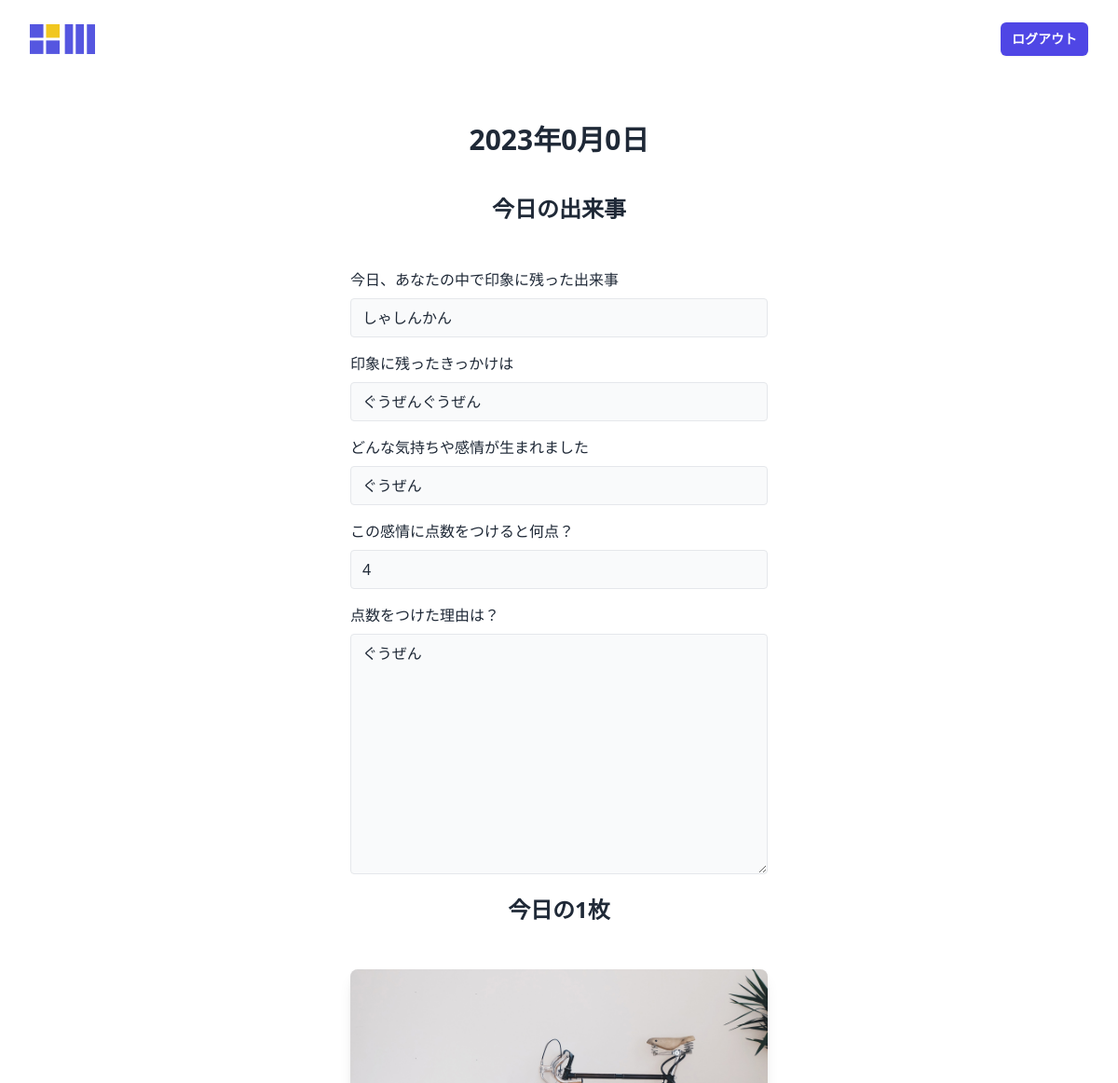
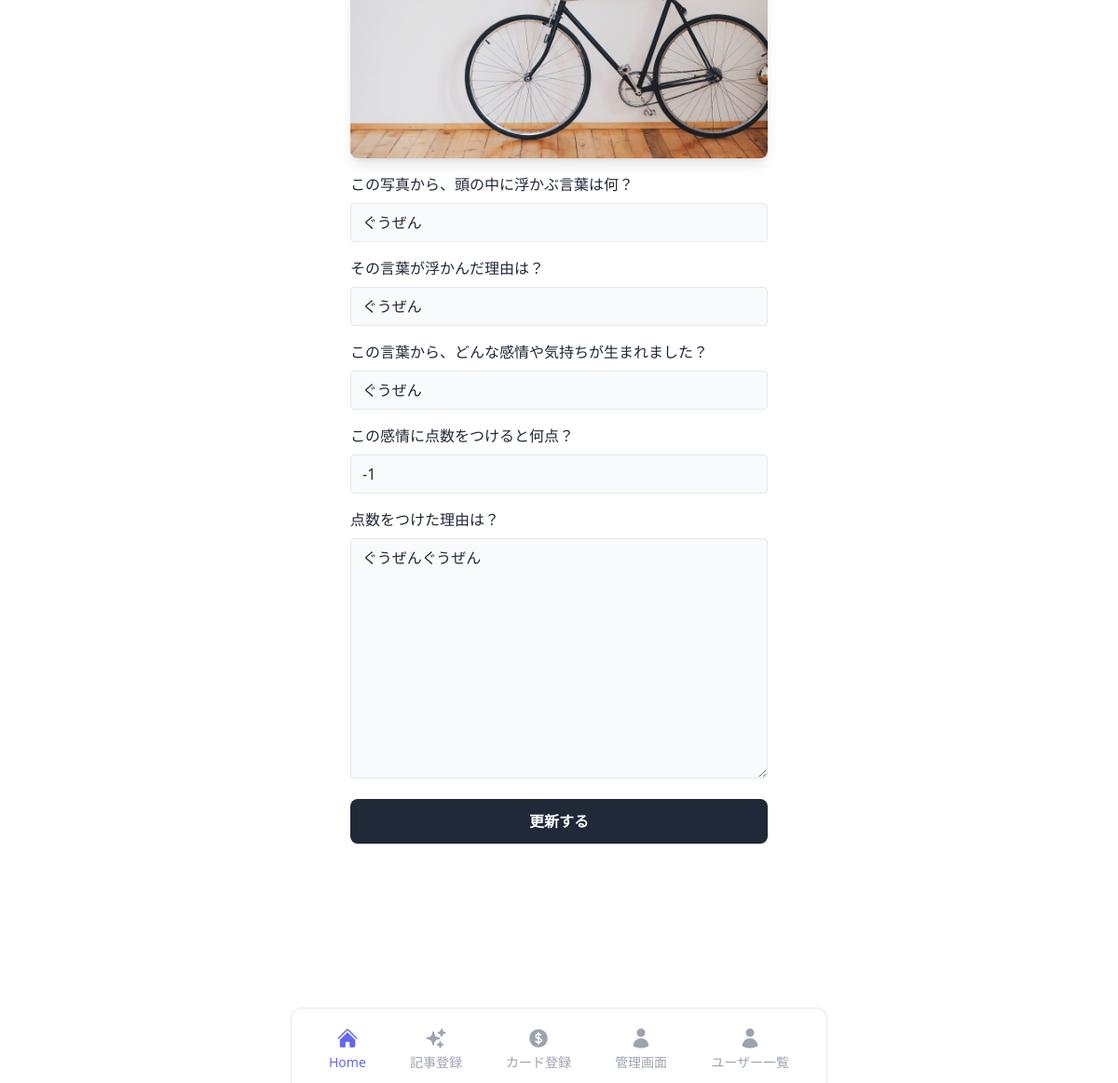
The page /diary-edit.php?diary_id=10 (signed in) on the database its author committed (2 pictures, top to bottom).
### tables this page shows
CREATE TABLE `dev13_diary` (
  `diary_id` int(12) NOT NULL,
  `user_id` int(12) NOT NULL,
  `registration_date` date NOT NULL,
  `created_date` datetime NOT NULL,
  `update_date` datetime NOT NULL,
  `today_events` text NOT NULL,
  `events_impression` text NOT NULL,
  `events_emotions` text NOT NULL,
  `events_points` int(12) NOT NULL,
  `events_points_reason` text NOT NULL,
  `select_card_filename` varchar(255) NOT NULL,
  `photo_keyword` text NOT NULL,
  `photo_keyword_reason` text NOT NULL,
  `photo_emotions` text NOT NULL,
  `photo_points` int(11) NOT NULL,
  `photo_points_reason` text NOT NULL
);

### diary-edit.php (the view, shortened to what this page needs)
<?php
$diary_id = $_GET["diary_id"];
$pdo = db_connect();
$sql = "SELECT * FROM dev13_diary WHERE diary_id=:diary_id";
$stmt = $pdo->prepare($sql);
$stmt->bindValue(':diary_id', $diary_id, PDO::PARAM_INT);
$status = $stmt->execute();
if ($status == false) {
    $error = $stmt->errorInfo();
    exit("（SQLエラー）ErrorQuery:" . $error[2]);
} else {
    $row = $stmt->fetch();
}
?>
<!DOCTYPE html>
<html lang="ja">
<head>
    <script src="https://cdn.tailwindcss.com"></script>
</head>
<body>
    <?php include('include/header.php'); ?>
    <div class="bg-white py-6 sm:py-8 lg:py-12">
        <div class="mx-auto max-w-screen-2xl px-4 md:px-8">
            <h2 class="mb-2 text-center text-2xl font-bold text-gray-800 md:mb-2 lg:text-3xl">2023年0月0日</h2>
            <form action="insert.php" method="POST" class="mx-auto max-w-lg">
                <div class="flex flex-col gap-4 p-4 md:p-8">
                    <h3 class="mb-4 text-center text-lg font-bold text-gray-800 md:mb-8 lg:text-2xl">今日の出来事</h3>
                    <div>
                        <label for="today_events" class="mb-2 inline-block text-sm text-gray-800 sm:text-base">今日、あなたの中で印象に残った出来事</label>
                        <input name="today_events" value="<?= $row["today_events"] ?>" class="w-full rounded border bg-gray-50 px-3 py-2 text-gray-800 outline-none ring-indigo-300 transition duration-100 focus:ring" />
                    </div>
                    <div>
                        <label for="events_impression" class="mb-2 inline-block text-sm text-gray-800 sm:text-base">印象に残ったきっかけは</label>
                        <input name="events_impression" value="<?= $row["events_impression"] ?>" class="w-full rounded border bg-gray-50 px-3 py-2 text-gray-800 outline-none ring-indigo-300 transition duration-100 focus:ring" />
                    </div>
                    <div>
                        <label for="events_emotions" class="mb-2 inline-block text-sm text-gray-800 sm:text-base">どんな気持ちや感情が生まれました</label>
                        <input name="events_emotions" value="<?= $row["events_emotions"] ?>" class="w-full rounded border bg-gray-50 px-3 py-2 text-gray-800 outline-none ring-indigo-300 transition duration-100 focus:ring" />
                    </div>
                    <div>
                        <label for="events_points" class="mb-2 inline-block text-sm text-gray-800 sm:text-base">この感情に点数をつけると何点？</label>
                        <input name="events_points" value="<?= $row["events_points"] ?>" type="number" class="w-full rounded border bg-gray-50 px-3 py-2 text-gray-800 outline-none ring-indigo-300 transition duration-100 focus:ring" />
                    </div>
                    <div>
                        <label for="events_points_reason" class="mb-2 inline-block text-sm text-gray-800 sm:text-base">点数をつけた理由は？</label>
                        <textarea name="events_points_reason" id="" cols="30" rows="10" class="w-full rounded border bg-gray-50 px-3 py-2 text-gray-800 outline-none ring-indigo-300 transition duration-100 focus:ring"><?= $row["events_points_reason"] ?></textarea>
                    </div>
                    <h3 class="mb-4 text-center text-lg font-bold text-gray-800 md:mb-8 lg:text-2xl">今日の1枚</h3>
                    <div class="h-64 overflow-hidden rounded-lg bg-gray-100 shadow-lg md:h-auto">
                        <img src="card_images/<?= $row["select_card_filename"] ?>" loading="lazy" alt="Photo by Martin Sanchez" class="h-full w-full object-cover object-center" />
                    </div>
                    <div>
                        <label for="photo_keyword" class="mb-2 inline-block text-sm text-gray-800 sm:text-base">この写真から、頭の中に浮かぶ言葉は何？</label>
                        <input name="photo_keyword" value="<?= $row["photo_keyword"] ?>" class="w-full rounded border bg-gray-50 px-3 py-2 text-gray-800 outline-none ring-indigo-300 transition duration-100 focus:ring" />
                    </div>
                    <div>
                        <label for="photo_keyword_reason" class="mb-2 inline-block text-sm text-gray-800 sm:text-base">その言葉が浮かんだ理由は？</label>
                        <input name="photo_keyword_reason" value="<?= $row["photo_keyword_reason"] ?>" class="w-full rounded border bg-gray-50 px-3 py-2 text-gray-800 outline-none ring-indigo-300 transition duration-100 focus:ring" />
                    </div>
                    <div>
                        <label for="photo_emotions" class="mb-2 inline-block text-sm text-gray-800 sm:text-base">この言葉から、どんな感情や気持ちが生まれました？</label>
                        <input name="photo_emotions" value="<?= $row["photo_emotions"] ?>" class="w-full rounded border bg-gray-50 px-3 py-2 text-gray-800 outline-none ring-indigo-300 transition duration-100 focus:ring" />
                    </div>
                    <div>
                        <label for="photo_points" class="mb-2 inline-block text-sm text-gray-800 sm:text-base">この感情に点数をつけると何点？</label>
                        <input name="photo_points" value="<?= $row["photo_points"] ?>" type="number" class="w-full rounded border bg-gray-50 px-3 py-2 text-gray-800 outline-none ring-indigo-300 transition duration-100 focus:ring" />
                    </div>
                    <div>
                        <label for="photo_points_reason" class="mb-2 inline-block text-sm text-gray-800 sm:text-base">点数をつけた理由は？</label>
                        <textarea name="photo_points_reason" id="" cols="30" rows="10" class="w-full rounded border bg-gray-50 px-3 py-2 text-gray-800 outline-none ring-indigo-300 transition duration-100 focus:ring"><?= $row["photo_points_reason"] ?></textarea>
                    </div>
                    <input type="submit" value="更新する" class="block rounded-lg bg-gray-800 px-8 py-3 text-center text-sm font-semibold text-white outline-none ring-gray-300 transition duration-100 hover:bg-gray-700 focus-visible:ring active:bg-gray-600 md:text-base">
                </div>
            </form>
        </div>
    </div>
</body>
</html>

### rows shown on the page
dev13_diary: today_events "しゃしんかん", events_impression "ぐうぜんぐうぜん", events_emotions "ぐうぜん", events_points "4", events_points_reason "ぐうぜん", select_card_filename (picture), photo_keyword "ぐうぜん", photo_keyword_reason "ぐうぜん", photo_emotions "ぐうぜん", photo_points "-1", photo_points_reason "ぐうぜんぐうぜん"

### other values the page prints
$header_login_bt_name "ログアウト"
